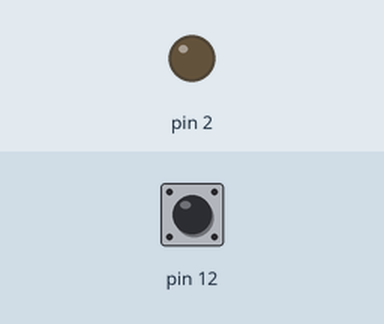
This sketch was run on a simulated Arduino Uno, built with avr-gcc and run on an emulated ATmega328P. Parts: output pins drawn as LEDs (lit = HIGH). Dashed ring = blinking. The inputs (shaded band) are chosen by the test bench; at power-on: pin 12 HIGH.

Above: at 1.2 s.
1.3 s: pin 12 pulled LOW for 1 s
At 3.1 s:
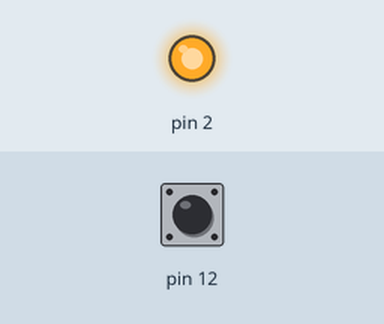
3.8 s: pin 12 pulled LOW for 0.15 s
At 4.4 s:
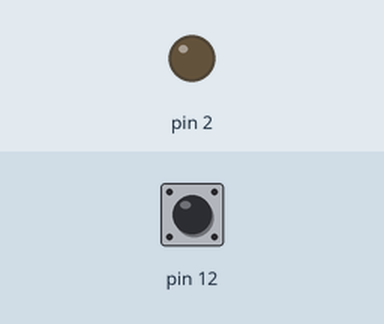
5.4 s: pin 12 pulled LOW for 3.2 s
At 5.5 s:
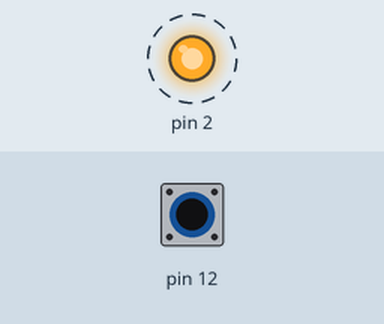
Timing chart, 0 to 9.9 s (numbered marks = the images above; inputs shaded):
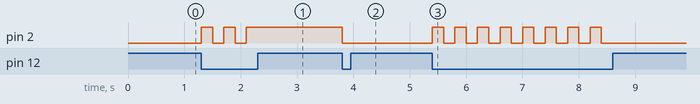

The sketch:

shild_switch_operation_on_pressing.ino
```cpp
void setup() {
  // put your setup code here, to run once:
  pinMode(2, OUTPUT);
  pinMode(12, INPUT);
  digitalWrite(12, HIGH);
  digitalWrite(2,LOW);
}

void loop() {
  // put your main code here, to run repeatedly:
  int sw=digitalRead(12);
  if(sw==LOW)
  {
    digitalWrite(2,!(digitalRead(2)));
    delay(100);
  }
  else
   digitalWrite(2,digitalRead(2));
  delay(100);
}
```

Measured:
- after the input at 1.3 s, pin 2: alternates HIGH for 0.20 s and LOW for 0.20 s, 5 changes in all, then stays HIGH, starting at once
- after the input at 3.8 s, pin 2: HIGH → LOW at once
- after the input at 5.4 s, pin 2: alternates HIGH for 0.20 s and LOW for 0.20 s, 16 changes in all, then stays LOW, starting at once
